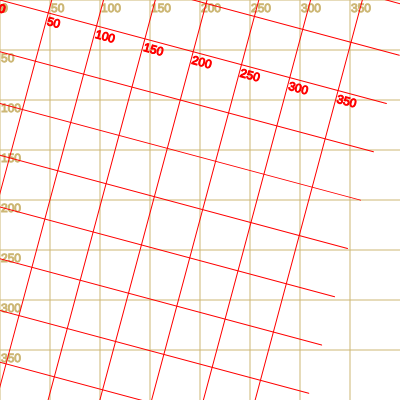
Frame 1 (no input)
Frame 60 (no input): identical to frame 1, image omitted
Frame 120 (the mouse pressed at the canvas centre since frame 60): identical to frame 1, image omitted

The p5.js sketch that drew this single still picture (run headless with seeded random() and noise() and a simulated clock; from frame 60 on, the mouse is pressed at the canvas centre):

// p5.js sketch
// ── sketch.js

gridSize = 50;

function setup(){
    createCanvas(400,400);


}

function draw() {
    background(255);

    drawGrid( 'rgb(205, 183, 117)' );

    rotate( radians(15) );

    drawGrid('red');
}

function drawGrid(color) {
	stroke(color);
	fill(color);
	for (var x=-width; x < width; x+=gridSize) {
		line(x, -height, x, height);
		text(x, x+1, 12);
	}
	for (var y=-height; y < height; y+=gridSize) {
		line(-width, y, width, y);
		text(y, 1, y+12);
	}
}
